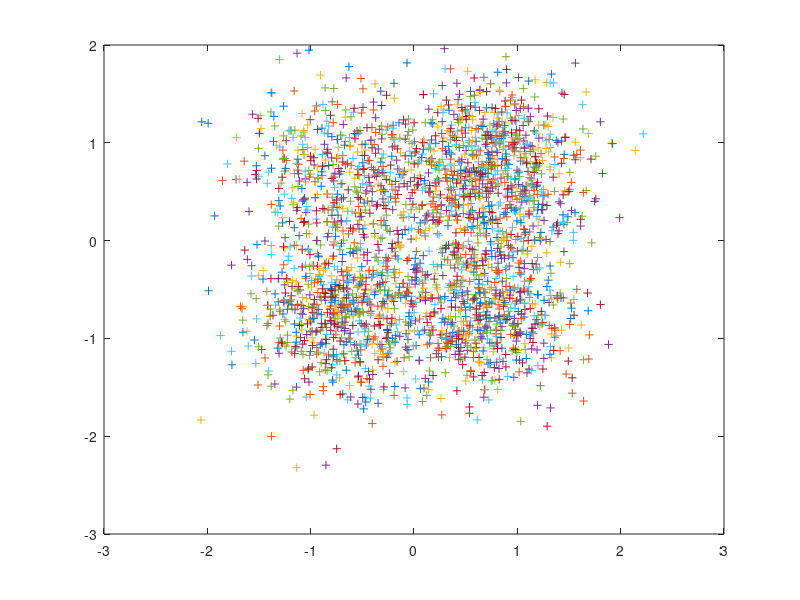
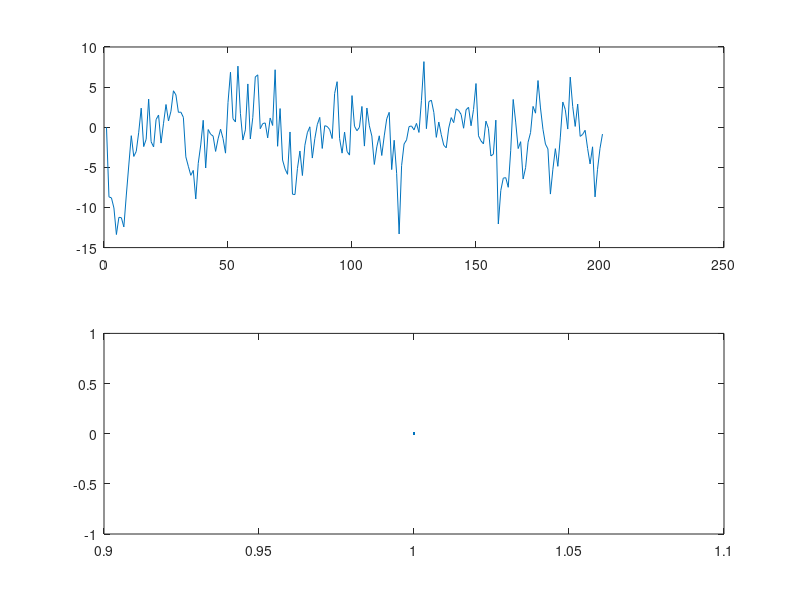

Recreate these plots in MATLAB, in order.
% fdmdv.m
%
% Octave implementation of a Frequency Divison Multiplexed Modem for
% Digital Voice (FMDV)over HF channels.
%
% Copyright David Rowe 2012
% This program is distributed under the terms of the GNU General Public License 
% Version 2
%

clear all;
rand('state',1); 
randn('state',1);
 
global Fs = 2000;      % sample rate in Hz
global T  = 1/Fs;      % sample period in seconds
global Rs = 50;        % symbol rate in Hz
global Ts = 1/Rs;      % symbol period in seconds
global Nc = 14;        % number of carriers
global Nb = 2;         % Bits/symbol for QPSK modulation
global Rb = Nc*Rs*Nb;  % bit rate
global M  = Fs/Rs;     % oversampling factor
global Nsym  = 4;      % number of symbols to filter over
global Fsep  = 75;     % Separation between carriers (Hz)
global Fcentre = 1200; % Centre frequency, Nc/2 below this, N/c above (Hz)
global Nt = 5;         % number of symbols we estimate timing over
global P = 4;          % oversample factor used for rx symbol filtering

% Generate root raised cosine (Root Nyquist) filter ---------------

% thanks http://www.dsplog.com/db-install/wp-content/uploads/2008/05/raised_cosine_filter.m

alpha = 0.5;      % excess bandwidth
n = -Nsym*Ts/2:T:Nsym*Ts/2;
global Nfilter = Nsym*M;
global Nfiltertiming = M+Nfilter+M;

sincNum = sin(pi*n/Ts); % numerator of the sinc function
sincDen = (pi*n/Ts);    % denominator of the sinc function
sincDenZero = find(abs(sincDen) < 10^-10);
sincOp = sincNum./sincDen;
sincOp(sincDenZero) = 1; % sin(pix/(pix) =1 for x =0

cosNum = cos(alpha*pi*n/Ts);
cosDen = (1-(2*alpha*n/Ts).^2);
cosDenZero = find(abs(cosDen)<10^-10);
cosOp = cosNum./cosDen;
cosOp(cosDenZero) = pi/4;
gt_alpha5 = sincOp.*cosOp;
Nfft = 4096;
GF_alpha5 = fft(gt_alpha5,Nfft)/M;
% sqrt causes stop band to be amplifed, this hack pushes it down again
for i=1:Nfft
  if (abs(GF_alpha5(i)) < 0.02)
    GF_alpha5(i) *= 0.001;
  endif
end
GF_alpha5_root = sqrt(abs(GF_alpha5)) .* exp(j*angle(GF_alpha5));
ifft_GF_alpha5_root = ifft(GF_alpha5_root);
global gt_alpha5_root = real((ifft_GF_alpha5_root(1:Nfilter)));


% Functions ----------------------------------------------------


% generate Nc QPSK symbols from vector of (1,Nc*Nb) input bits

function tx_symbols = bits_to_qpsk(tx_bits)
  global Nc;
  global Nb;

  % re-arrange as (Nc,Nb) matrix

  tx_bits_matrix = zeros(Nc,Nb);
  tx_bits_matrix(1:Nc,1) = tx_bits(1:Nb:Nb*Nc);
  tx_bits_matrix(1:Nc,2) = tx_bits(2:Nb:Nb*Nc);

  % map to (Nc,1) QPSK symbols

  tx_symbols = -1 + 2*tx_bits_matrix(:,1) - j + 2j*tx_bits_matrix(:,2); 

endfunction


% Given Nc*Nb bits construct M samples (1 symbol) of Nc filtered
% symbols streams

function tx_baseband = tx_filter(tx_symbols)
  global Nc;
  global M;
  global tx_filter_memory;
  global Nfilter;
  global gt_alpha5_root;

  tx_baseband = zeros(Nc,M);

  % tx filter each symbol, generate M filtered output samples for each symbol.
  % Efficient polyphase filter techniques used as tx_filter_memory is sparse

  tx_filter_memory(:,Nfilter) = sqrt(2)/2*tx_symbols;
  for i=1:M
    tx_baseband(:,i) = M*tx_filter_memory(:,M:M:Nfilter) * gt_alpha5_root(M-i+1:M:Nfilter)';
  end
  tx_filter_memory(:,1:Nfilter-M) = tx_filter_memory(:,M+1:Nfilter);
  tx_filter_memory(:,Nfilter-M+1:Nfilter) = zeros(Nc,M);
endfunction


% Construct FDM signal by frequency shifting each filtered symbol
% stream

function tx_fdm = fdm_upconvert(tx_filt)
  global Fs;
  global M;
  global Nc;
  global Fsep;
  global phase_tx;
  global freq;

  tx_fdm = zeros(1,M);

  % Nc/2 tones below centre freq
  
  for c=1:Nc/2
      for i=1:M
        phase_tx(c) = phase_tx(c) * freq(c);
	tx_fdm(i) = tx_fdm(i) + tx_filt(c,i)*phase_tx(c);
      end
  end

  % Nc/2 tones above centre freq  

  for c=Nc/2+1:Nc
      for i=1:M
        phase_tx(c) = phase_tx(c) * freq(c);
	tx_fdm(i) = tx_fdm(i) + tx_filt(c,i)*phase_tx(c);
      end
  end

endfunction


% Frequency shift each modem carrier down to Nc baseband signals

function rx_baseband = fdm_downconvert(rx_fdm)
  global Fs;
  global M;
  global Nc;
  global Fsep;
  global phase_rx;
  global freq;

  rx_baseband = zeros(1,M);

  % Nc/2 tones below centre freq
  
  for c=1:Nc/2
      for i=1:M
        phase_rx(c) = phase_rx(c) * freq(c);
	rx_baseband(c,i) = rx_fdm(i)*phase_rx(c)';
      end
  end

  % Nc/2 tones above centre freq  

  for c=Nc/2+1:Nc
      for i=1:M
        phase_rx(c) = phase_rx(c) * freq(c);
	rx_baseband(c,i) = rx_fdm(i)*phase_rx(c)';
      end
  end
endfunction


% Receive filter each baseband signal at oversample rate P

function rx_filt = rx_filter(rx_baseband)
  global Nc;
  global M;
  global P;
  global rx_filter_memory;
  global Nfilter;
  global gt_alpha5_root;
  global Fsep;

  rx_filt = zeros(Nc,P);

  % rx filter each symbol, generate P filtered output samples for each symbol.
  % Note we keep memory at rate M, it's just the filter output at rate P

  N=M/P;
  j=1;
  for i=1:N:M
    rx_filter_memory(:,Nfilter-N+1:Nfilter) = rx_baseband(:,i:i-1+N);
    rx_filt(:,j) = rx_filter_memory * gt_alpha5_root';
    rx_filter_memory(:,1:Nfilter-N) = rx_filter_memory(:,1+N:Nfilter);
    j+=1;
  end
endfunction


% Estimate optimum timing offset, and symbol receive symbols


function [rx_symbols rx_timing] = rx_est_timing(rx_filt, rx_baseband)
  global M;
  global Nt;
  global rx_filter_mem_timing;
  global rx_baseband_mem_timing;
  global P;
  global Nfilter;
  global Nfiltertiming;
  global gt_alpha5_root;

  % update buffer of Nt rate P filtered symbols

  rx_filter_mem_timing(:,1:(Nt-1)*P) = rx_filter_mem_timing(:,P+1:Nt*P);
  rx_filter_mem_timing(:,(Nt-1)*P+1:Nt*P) = rx_filt;

  % sum envelopes of all carriers

  env = sum(abs(rx_filter_mem_timing(:,:)));
  [n m] = size(env);

  % The envelope has a frequency component at the symbol rate.  The
  % phase of this frequency component indicates the timing.  So work out
  % single DFT at frequency 2*pi/P

  x = env * exp(-j*2*pi*(0:m-1)/P)';

  % map phase to estimated optimum timing instant at rate M
  % the M/2 + 1 part was adjusted by experment, I know not why....

  rx_timing = angle(x)*M/pi + M/2 + 1;
  if (rx_timing > M)
     rx_timing -= M;
  end
  if (rx_timing < -M)
     rx_timing += M;
  end

  % rx_filt_mem_timing contains M + Nfilter + M samples of the
  % baseband signal at rate M this enables us to resample the filtered
  % rx symbol with M sample precision once we have rx_timing

  rx_baseband_mem_timing(:,1:Nfiltertiming-M) = rx_baseband_mem_timing(:,M+1:Nfiltertiming);
  rx_baseband_mem_timing(:,Nfiltertiming-M+1:Nfiltertiming) = rx_baseband;

  % sample right in the middle of the timing estimator window, by filtering
  % at rate M

  s = round(rx_timing) + M;
  rx_symbols = rx_baseband_mem_timing(:,s+1:s+Nfilter) * gt_alpha5_root';

endfunction


% Phase estimation function - probably won't work over a HF channel
% Tries to operate over a sinle symbol but uses phase information from
% all Nc carriers which should increase the SNR of phase estimate.
% Maybe phase is coherent over a coupel of symbols in HF channel,not
% sure but it's worth 3dB so worth experimenting or using coherent as
% an option.

function rx_phase = rx_est_phase(rx_symbols)

  % modulation strip

  rx_phase = angle(sum(rx_symbols .^ 4))/4;
 
endfunction


% convert symbols back to an array of bits

function rx_bits = qpsk_to_bits(rx_symbols)
  global Nc;
  global Nb;

  % map (Nc,1) QPSK symbols back into an (1,Nc*Nb) array of bits

  rx_bits = zeros(1,Nc*Nb);
  rx_bits(1:Nb:Nc*Nb) = real(rx_symbols) > 0;
  rx_bits(2:Nb:Nc*Nb) = imag(rx_symbols) > 0;

endfunction


% returns nbits from a repeating sequence of random data

function bits = get_test_bits(nbits)
  global Ntest_bits;       % length of test sequence
  global current_test_bit; 
  global test_bits;

  for i=1:nbits
    bits(i) = test_bits(current_test_bit++);
    if (current_test_bit > Ntest_bits)
      current_test_bit = 1;
    endif
  end

endfunction


% Accepts nbits from rx and attempts to sync with test_bits sequence.
% if sync OK measures bit errors

function [sync bit_errors] = put_test_bits(rx_bits)
  global Ntest_bits;       % length of test sequence
  global test_bits;
  global rx_test_bits_mem;

  % Append to our memory

  [m n] = size(rx_bits);
  rx_test_bits_mem(1:Ntest_bits-n) = rx_test_bits_mem(n+1:Ntest_bits);
  rx_test_bits_mem(Ntest_bits-n+1:Ntest_bits) = rx_bits;

  % see how many bit errors we get when checked against test sequence

  bit_errors = sum(xor(test_bits,rx_test_bits_mem));

  % if less than a thresh we are aligned and in sync

  ber =  bit_errors/Ntest_bits;
  
  sync = 0;
  if (ber < 0.2)
    sync = 1;
  endif
endfunction


% Initialise ----------------------------------------------------

global tx_filter_memory = zeros(Nc, Nfilter);
global rx_filter_memory = zeros(Nc, Nfilter);

% phasors used for up and down converters

global freq = zeros(Nc,1);;
for c=1:Nc/2
  carrier_freq = (-Nc/2 - 1 + c)*Fsep;
  freq(c) = exp(j*2*pi*carrier_freq/Fs);
end
for c=Nc/2+1:Nc
  carrier_freq = (-Nc/2 - 1 + c)*Fsep;
  freq(c) = exp(j*2*pi*carrier_freq/Fs);
end

global phase_tx = ones(Nc,1);
global phase_rx = ones(Nc,1);

global rx_filter_mem_timing = zeros(Nc, Nt*P);
global rx_baseband_mem_timing = zeros(Nc, Nfiltertiming);

frames = 200;
tx_filt = zeros(Nc,M);
rx_symbols_log = zeros(Nc,1);
rx_phase_log = 0;
rx_timing_log = 0;
tx_pwr = 0;
noise_pwr = 0;
total_bit_errors = 0;
total_bits = 0;

global Ntest_bits = 100;     % length of test sequence
global current_test_bit = 1; 
global test_bits = rand(1,Ntest_bits) > 0.5;
global rx_test_bits_mem = zeros(1,Ntest_bits);

% Eb/No calculations.  We need to work out Eb/No for each FDM carrier.
% Total power is sum of power in all FDM carriers

C = 1;  % power of each FDM carrier (energy/sample)
N = 1;  % total noise power (energy/sample) of noise source before scaling by Ngain

EbNo_dB = 2;

% Eb  = Carrier power * symbol time / (bits/symbol)
%     = C *(Rs/Fs) / 2
Eb_dB = 10*log10(C) + 10*log10(Rs) - 10*log10(Fs);

No_dBHz = Eb_dB - EbNo_dB;

% Noise power = Noise spectral density * bandwidth;
N_dB = No_dBHz + 10*log10(Fs) - 10*log10(2);
Ngain_dB = N_dB - 10*log10(N);
Ngain = 10^(Ngain_dB/20);

% C/No = Carrier Power/noise spectral denity
%      = power per carrier*number of carriers / noise spectral denity
CNo_dB = 10*log10(C)  + 10*log10(Nc) - No_dBHz;

% SNR in equivalent 2400 Hz SSB channel

B = 2400;
SNR = CNo_dB - 10*log10(B);


% Main loop ----------------------------------------------------

for i=1:frames
  tx_bits = get_test_bits(Nc*Nb);
  tx_symbols = bits_to_qpsk(tx_bits);
  tx_baseband = tx_filter(tx_symbols);
  tx_fdm = fdm_upconvert(tx_baseband);
  tx_pwr = 0.9*tx_pwr + 0.1*tx_fdm*tx_fdm'/(M);

  noise = Ngain/sqrt(2)*[randn(1,M) + j*randn(1,M)];
  noise_pwr = 0.9*noise_pwr + 0.1*noise*noise'/M;
  rx_fdm = tx_fdm + noise;

  rx_baseband = fdm_downconvert(rx_fdm);
  rx_filt = rx_filter(rx_baseband);

  [rx_symbols rx_timing] = rx_est_timing(rx_filt, rx_baseband);
  rx_timing_log = [rx_timing_log rx_timing];

  %rx_phase = rx_est_phase(rx_symbols);
  %rx_phase_log = [rx_phase_log rx_phase];
  %rx_symbols = rx_symbols*exp(j*rx_phase);

  rx_symbols_log = [rx_symbols_log rx_symbols];
  rx_bits = qpsk_to_bits(rx_symbols);

  [sync bit_errors] = put_test_bits(rx_bits);
  if (sync == 1)
    total_bit_errors = total_bit_errors + bit_errors;
    total_bits = total_bits + Ntest_bits;
  end

  %if (i > 20)
  %  bit_errors = sum(xor(tx_bits,rx_bits));
  %  total_bit_errors = total_bit_errors + bit_errors;
  %  total_bits = total_bits + Nc*Nb;
  %endif
end

ber = total_bit_errors/total_bits;
printf("Eb/No: %2.2f dB  %d bits  %d errors  Meas BER: %1.4f  Theor BER: %1.4f\n", EbNo_dB, 
      total_bits, total_bit_errors, ber, 0.5*erfc(sqrt(10.^(EbNo_dB/10))));

figure(1)
clf;
[n m] = size(rx_symbols_log);
plot(real(rx_symbols_log(:,20:m)),imag(rx_symbols_log(:,20:m)),'+')
figure(2)
clf;
subplot(211)
plot(rx_timing_log)
subplot(212)
plot(180/pi*unwrap(rx_phase_log))

% TODO
%   + state machine to sync on PR test and measure BER
%   + handling sample slips, extra plus/minus samples
%   + simulating sample clock offsets
%   + timing, frequency offset get function
%   + memory of recent tx and rx signal for spectrogram
%   + scatter diagram get function

% DPSK
% add channel noise, phase offset, frequency offset, timing offset
% fading simulator
% file I/O to test with Codec
% sync recovery time
% dump file type plotting & instrumentation
% determine if error pattern is bursty
% HF channel simulation

% BER issues:
%   QPSK mapping
%   Single sided noise issues
%   interference between carriers due to excess BW
%   Crappy RN coeffs
%   timing recovery off by one
%   Use a true PR sequence
%   Sensitivity to Fs
